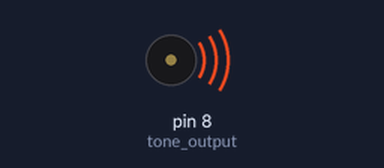
Bench run of a sketch on a simulated Arduino Uno, built with avr-gcc and run on an emulated ATmega328P. On the bench: buzzer (waves = sounding). Random numbers use the default seed unless the sketch sets one.

Above: at 0.05 s.
Timing chart, 0 to 3.0 s (numbered marks = the images above):
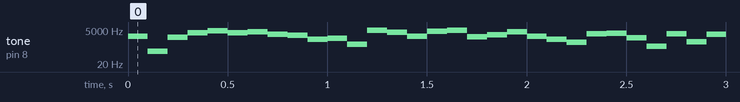

Measured:
- by itself, tone on pin 8 (tone_output): plays 1873 Hz for 0.10 s, 155 Hz for 0.10 s, 1525 Hz for 0.10 s, 3114 Hz for 0.10 s, 4254 Hz for 0.10 s, 3328 Hz for 0.10 s … (1298 notes in this stretch)

The sketch:

robochatter.ino
```cpp
/**
 * robochatter.ino
 *
 * Cycles through 10 random notes every second
 *
 * Hardware:
 * 8ohm speaker on pin 8
 * Arduino Uno and better
 */

#include "pitches.h"
#include "stdlib.h"

int tone_output = 8;

void setup() {
}

void loop() {
  int note = rand() % NOTE_DS8;
  tone(tone_output, note, 100);
  delay(100);
}
```
